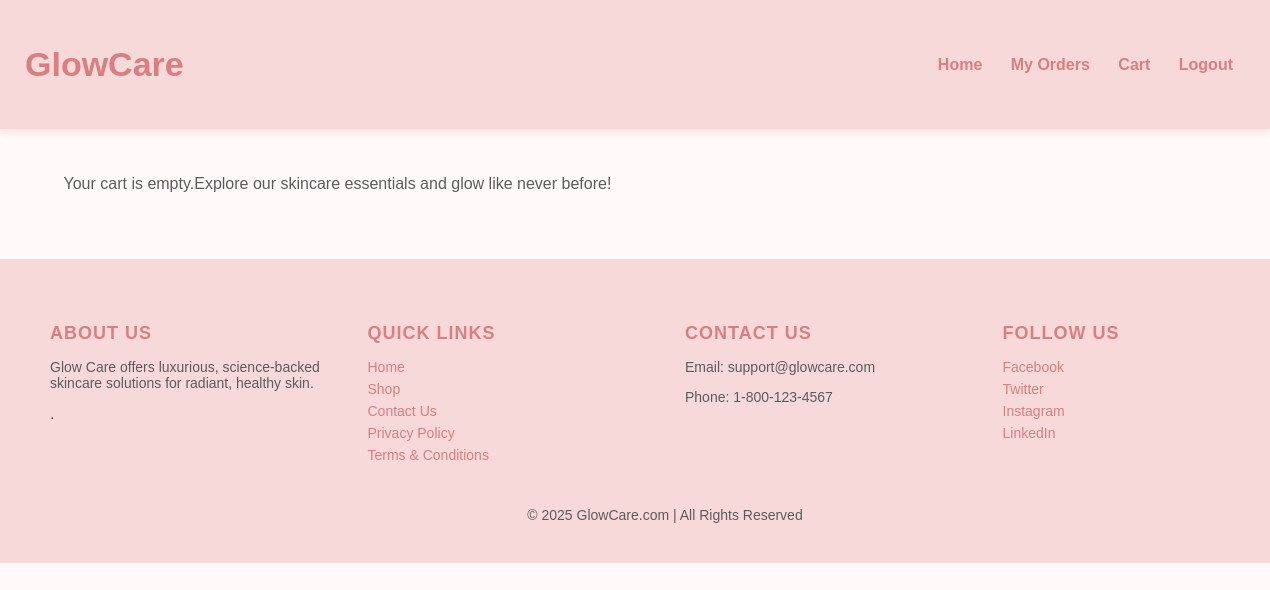
The page /cart/ (signed in) on the database as committed earlier.
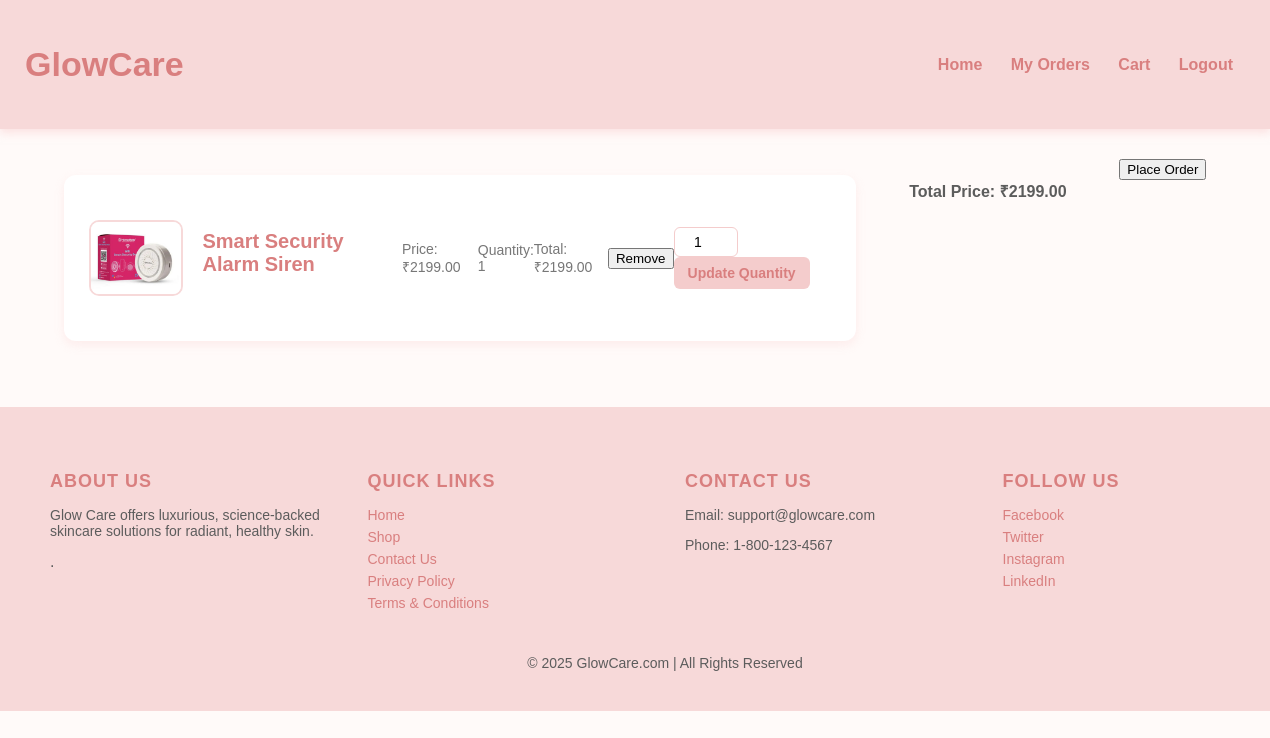
The same page on the database as committed later.
### app/models.py (models this page shows, shortened)
class CartItem(models.Model):
    cart = models.ForeignKey(Cart, related_name='items', on_delete=models.CASCADE)
    product = models.ForeignKey(Product, on_delete=models.CASCADE)
    quantity = models.PositiveIntegerField(default=1)
    def get_total_price(self):
        return self.product.price * self.quantity

class Product(models.Model):
    name = models.CharField(max_length=200)
    description = models.TextField()
    price = models.DecimalField(max_digits=10, decimal_places=2)
    stock = models.IntegerField()
    image = models.ImageField(upload_to='products/')
    category = models.CharField(max_length=100)

### app/views.py (the view)
# urls.py: path('cart/', views.view_cart, name='view_cart'),
@login_required(login_url='login')  # Ensure user is logged in before proceeding
def view_cart(request):
    cart, _ = Cart.objects.get_or_create(user=request.user)
    cart_items = cart.items.all()
    total_price = cart.get_total_price()
    return render(request, 'view_cart.html', {'cart_items': cart_items, 'total_price': total_price})

### app/models.py (called while the page is built)
    def get_total_price(self):
        return sum(item.get_total_price() for item in self.items.all())

### templates/view_cart.html (shortened to what this page needs)
<!DOCTYPE html>
<html lang="en">
<head>
    {% load static %}
    <link rel="stylesheet" href="{% static 'css/view_cart.css' %}">
</head>
<body>
    <header class="navbar">
        <div class="navbar-left">
            <h1>GlowCare</h1>
        </div>
        <nav class="navbar-right">
            <a href="/">Home</a>
            {% if user.is_authenticated %}
                <a href="{% url 'user_orders' %}">My Orders</a>
                <a href="{% url 'view_cart' %}">Cart</a>
                <a href="{% url 'logout' %}">Logout</a>
            {% else %}
                <a href="{% url 'login' %}">Login</a>
            {% endif %}
        </nav>
    </header>
    <div class="cart-box">
        {% if user.is_authenticated %}
            {% if cart_items %}
                <ul class="cart-items">
                    {% for item in cart_items %}
                        <li>
                            <img src="{{ item.product.image.url }}" alt="{{ item.product.name }}" width="100">
                            <h3>{{ item.product.name }}</h3>
                            <p>Price: ₹{{ item.product.price }}</p>
                            <p>Quantity: {{ item.quantity }}</p>
                            <p>Total: ₹{{ item.get_total_price }}</p>
                            <a href="{% url 'remove_from_cart' item.product.id %}">
                                <button>Remove</button>
                            </a>
<form action="{% url 'update_quantity' item.product.id %}" method="post" style="display:inline;">
    <input type="number" name="quantity" value="{{ item.quantity }}" min="1">
    <button type="submit">Update Quantity</button>
</form>
                        </li>
                    {% endfor %}
                </ul>
                <h4>Total Price: ₹{{ total_price }}</h4>
                          <form action="{% url 'cart_to_order' %}" method="post">
    <button type="submit" >Place Order</button>
</form>
            {% else %}
                <p>Your cart is empty.Explore our skincare essentials and glow like never before!</p>
            {% endif %}
        {% else %}
            <p>Please <a href="{% url 'login' %}">log in</a>to view your cart and add skincare products.</p>
        {% endif %}
    </div>
    <footer>
        <div class="footer-container">
          <div class="footer-section">
            <h4>About Us</h4>
            <p>Glow Care offers luxurious, science-backed skincare solutions for radiant, healthy skin.</p>.</p>
          </div>
          <div class="footer-section">
            <h4>Quick Links</h4>
            <ul>
              <li><a href="/home">Home</a></li>
              <li><a href="/shop">Shop</a></li>
              <li><a href="/contact">Contact Us</a></li>
              <li><a href="/privacy-policy">Privacy Policy</a></li>
              <li><a href="/terms">Terms & Conditions</a></li>
            </ul>
          </div>
          <div class="footer-section">
            <h4>Contact Us</h4>
            <p>Email: support@glowcare.com</p>
            <p>Phone: 1-800-123-4567</p>
          </div>
          <div class="footer-section">
            <h4>Follow Us</h4>
            <ul>
              <li><a href="https://facebook.com/glowcare">Facebook</a></li>
              <li><a href="https://twitter.com/glowcare">Twitter</a></li>
              <li><a href="https://instagram.com/glowcare">Instagram</a></li>
              <li><a href="https://linkedin.com/company/glowcare">LinkedIn</a></li>
            </ul>
          </div>
        </div>
        <div class="footer-bottom">
          <p>&copy; 2025 GlowCare.com | All Rights Reserved</p>
        </div>
    </footer>
</body>
</html>

Rows that differ between the two databases and show on the page:
added CartItem: product.image (picture), product.name "Smart Security Alarm Siren", product.price "2199.00", quantity "1", get_total_price "2199.00"
Other text that changed with them:
{{ total_price }}: (not shown) → "2199.00"
text no longer shown: "Your cart is empty.Explore our skincare essentials and glow like never before!"
text now shown: "Total Price: ₹ Place Order"
